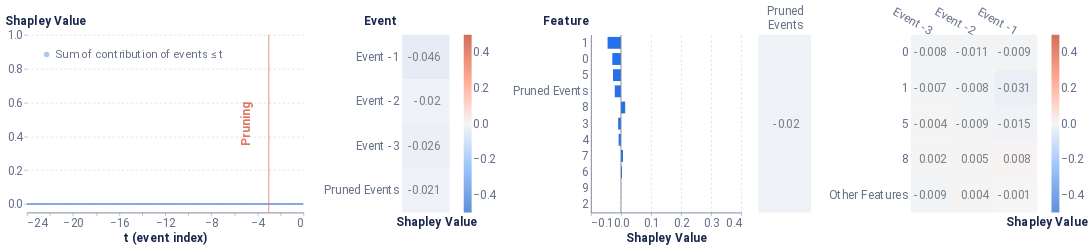

This figure's notebook cell:
### Code cell
# Let's run the local explainer for sample with lowest probability of being positive
index = 391
print(f"Sample {index}")
plot = local_report(
                f_hs, 
                np.expand_dims(TEST['X'][index, :, :], axis = 0), 
                pruning_dict, event_dict, feature_dict, cell_dict, average_sequence)
print(f"True Label = {TEST['y'][index]}, Model Probability = {grud_prediction[index][0]}, Average Sequence Probability = {f_hs(average_sequence.reshape(1, 24, 10))[0][0]}")
print(f"Difference between the model and the average sequence = {np.diff([f_hs(average_sequence.reshape(1, 24, 10))[0][0], grud_prediction[index][0]])[0]}")
plot

### Figure 1 — Vega-Lite specification as saved in the notebook (floating-point values rounded to 4 significant figures)
{"config": {"axis": {"domain": true, "domainColor": "#666F89", "grid": false, "gridCap": "round", "gridColor": "#B3B7C4", "gridDash": [2, 4], "gridWidth": 0.5, "labelColor": "#666F89", "labelFont": "Roboto, Arial, sans-serif", "labelPadding": 2, "tickColor": "#666F89", "tickOpacity": 0.5, "tickSize": 4, "titleColor": "#19274E", "titleFont": "Roboto, Arial, sans-serif", "titleFontSize": 12}, "axisBand": {"domain": true, "labelPadding": 4, "ticks": false}, "axisY": {"domain": false, "titleAlign": "left", "titleAngle": 0, "titleX": -20, "titleY": -10}, "legend": {"labelColor": "#666F89", "labelFont": "Roboto, Arial, sans-serif", "labelFontSize": 12, "symbolSize": 40, "titleColor": "#19274E", "titleFont": "Roboto, Arial, sans-serif", "titleFontSize": 12, "titlePadding": 4}, "arc": {"stroke": "#FFFFFF", "strokeWidth": 1}, "bar": {"fill": "#2770EB", "stroke": null}, "line": {"stroke": "#2770EB", "strokeWidth": 2}, "path": {"stroke": "#2770EB", "strokeWidth": 0.5}, "point": {"fill": "#2770EB", "shape": "circle", "filled": true}, "rect": {"fill": "#2770EB"}, "rule": {"stroke": "#666F89"}, "shape": {"stroke": "#2770EB"}, "text": {"color": "#19274E", "font": "Roboto, Arial, sans-serif", "fontSize": 12}, "range": {"category": ["#2770EB", "#77B98A", "#DA5252", "#FFC400", "#A87AEA", "#00A39E", "#19274E"], "diverging": ["#006360", "#2BB3AE", "#96D9D7", "#FFFFFF", "#EDAAAA", "#DA5252", "#811D1D"], "heatmap": ["#18448F", "#1B4EA5", "#2770EB", "#4C88EE", "#82ACF3", "#A6C4F7", "#E9F1FD"], "ramp": ["#18448F", "#1B4EA5", "#2770EB", "#4C88EE", "#82ACF3", "#A6C4F7", "#E9F1FD"]}, "background": "#FFFFFF", "group": {"fill": "#FFFFFF"}, "header": {"labelColor": "#19274E", "labelFont": "Roboto, Arial, sans-serif", "labelFontSize": 12, "titleColor": "#19274E", "titleFont": "Roboto, Arial, sans-serif", "titleFontSize": 16}, "title": {"anchor": "start", "color": "#19274E", "font": "Roboto, Arial, sans-serif", "fontSize": 20, "fontWeight": "bold", "offset": 20, "subtitleColor": "#19274E", "subtitleFontSize": 16}, "view": {"continuousHeight": 300, "continuousWidth": 400, "stroke": "transparent"}}, "hconcat": [{"layer": [{"mark": {"type": "area", "opacity": 0.5}, "encoding": {"color": {"field": "Coalition", "legend": {"fillColor": "white", "labelFontSize": 14, "labelLimit": 0, "orient": "top-left", "symbolSize": 50, "symbolStrokeWidth": 0, "title": null}, "scale": {"domain": ["Sum of contribution of events ≤ t"], "range": ["#618FE0"]}, "type": "nominal"}, "x": {"axis": {"labelFontSize": 15, "title": "t (event index)", "titleFontSize": 15}, "field": "t (event index)", "type": "quantitative"}, "y": {"axis": {"grid": true, "labelFontSize": 15, "titleFontSize": 15, "titleX": -28}, "field": "Shapley Value", "scale": {"domain": [-0.05, 1]}, "type": "quantitative"}}}, {"mark": "line", "encoding": {"color": {"field": "Coalition", "legend": {"fillColor": "white", "labelFontSize": 14, "labelLimit": 0, "orient": "top-left", "symbolSize": 50, "symbolStrokeWidth": 0, "title": null}, "scale": {"domain": ["Sum of contribution of events ≤ t"], "range": ["#618FE0"]}, "type": "nominal"}, "x": {"axis": {"labelFontSize": 15, "title": "t (event index)", "titleFontSize": 15}, "field": "t (event index)", "type": "quantitative"}, "y": {"axis": {"grid": true, "labelFontSize": 15, "titleFontSize": 15, "titleX": -28}, "field": "Shapley Value", "scale": {"domain": [-0.05, 1]}, "type": "quantitative"}}}, {"data": {"name": "data-c1d76f8e2a7238ada1f530b85ecb2589"}, "mark": {"type": "rule", "color": "#E17560"}, "encoding": {"x": {"field": "x", "type": "quantitative"}}}, {"data": {"name": "data-cb388d4ae21d13d59a4396602d0ff418"}, "mark": {"type": "text", "angle": 270, "color": "#E17560", "fontSize": 15, "fontWeight": "bold", "text": "Pruning"}, "encoding": {"x": {"field": "x", "type": "quantitative"}}}], "data": {"name": "data-fc75cabab8f7bd6c1eb2b4511d26567b"}, "height": 225, "width": 350}, {"layer": [{"mark": "rect", "encoding": {"color": {"field": "rounded", "legend": {"gradientLength": 225, "gradientThickness": 10, "labelFontSize": 15, "orient": "right"}, "scale": {"domain": [-0.5, 0.5], "range": ["#5f8fd6", "#99c3fb", "#f5f5f5", "#ffaa92", "#d16f5b"]}, "title": null, "type": "quantitative"}, "x": {"axis": {"title": "Shapley Value", "titleFontSize": 15}, "field": "column", "type": "ordinal"}, "y": {"axis": {"domain": false, "labelFontSize": 15, "title": "Event", "titleFontSize": 15, "titleX": -49}, "field": "Feature", "sort": ["Event -1", "Event -2", "Event -3", "Pruned Events"], "type": "ordinal"}}}, {"mark": {"type": "text", "align": "right", "baseline": "middle", "color": "#798184", "dx": 18, "fontSize": 15}, "encoding": {"text": {"field": "rounded_str", "type": "nominal"}, "x": {"axis": {"domain": false, "labels": false, "title": "Shapley Value", "titleX": 43}, "field": "column", "type": "ordinal"}, "y": {"axis": {"domain": false, "labelFontSize": 15, "title": "Event", "titleFontSize": 15, "titleX": -49}, "field": "Feature", "sort": ["Event -1", "Event -2", "Event -3", "Pruned Events"], "type": "ordinal"}}}], "data": {"name": "data-149f2afce746ab599d229201469638f2"}, "height": 225, "width": 60}, {"layer": [{"data": {"name": "data-ed70a512197b2c7f4c51d6287f4e0016"}, "mark": {"type": "bar", "size": 15, "thickness": 1}, "encoding": {"x": {"axis": {"grid": true, "labelFontSize": 15, "title": "Shapley Value", "titleFontSize": 15}, "field": "Shapley Value", "scale": {"domain": [-0.1, 0.4]}, "type": "quantitative"}, "y": {"axis": {"labelFontSize": 15, "title": "Feature", "titleFontSize": 15, "titleX": -61}, "field": "Feature", "sort": {"field": "sort_col", "order": "descending"}, "type": "nominal"}}}, {"data": {"name": "data-9c00aa9dc2b1c1a0b4bf9b34ead12925"}, "mark": {"type": "rule", "color": "#798184"}, "encoding": {"x": {"field": "x", "type": "quantitative"}}}], "height": 225, "width": 190}, {"hconcat": [{"layer": [{"mark": "rect", "encoding": {"color": {"field": "rounded", "legend": null, "scale": {"domain": [-0.5, 0.5], "range": ["#5f8fd6", "#99c3fb", "#f5f5f5", "#ffaa92", "#d16f5b"]}, "title": null, "type": "quantitative"}, "x": {"axis": {"titleFontSize": 15}, "field": "Event", "type": "nominal"}, "y": {"axis": {"domain": false, "labels": false, "title": null}, "field": "Feature", "type": "nominal"}}}, {"mark": {"type": "text", "align": "right", "baseline": "middle", "color": "#798184", "dx": 18, "fontSize": 15}, "encoding": {"text": {"field": "rounded_str", "type": "nominal"}, "x": {"axis": {"domain": false, "labelAngle": 0, "labelFontSize": 15, "labelOffset": 24, "labelPadding": 30, "orient": "top", "title": null}, "field": "Event", "type": "nominal"}, "y": {"axis": {"domain": false, "labels": false, "title": null}, "field": "Feature", "type": "nominal"}}}], "data": {"name": "data-02ebc4b1e6a545bc51d01bd759d6baa8"}, "height": 225, "width": 66.67}, {"layer": [{"mark": "rect", "encoding": {"color": {"field": "rounded", "legend": {"gradientLength": 225, "gradientThickness": 10, "labelFontSize": 15, "orient": "right"}, "scale": {"domain": [-0.5, 0.5], "range": ["#5f8fd6", "#99c3fb", "#f5f5f5", "#ffaa92", "#d16f5b"]}, "title": null, "type": "quantitative"}, "x": {"axis": {"titleFontSize": 15}, "field": "Event", "sort": ["Event -3", "Event -2", "Event -1"], "type": "nominal"}, "y": {"axis": {"domain": false, "labelFontSize": 15, "title": null}, "field": "Feature", "sort": ["0", "1", "5", "8"], "type": "nominal"}}}, {"mark": {"type": "text", "align": "right", "baseline": "middle", "color": "#798184", "dx": 18, "fontSize": 15}, "encoding": {"text": {"field": "rounded_str", "type": "nominal"}, "x": {"axis": {"domain": false, "labelAngle": 30, "labelFontSize": 15, "orient": "top", "title": "Shapley Value", "titleX": 172, "titleY": 245}, "field": "Event", "sort": ["Event -3", "Event -2", "Event -1"], "type": "nominal"}, "y": {"axis": {"domain": false, "labelFontSize": 15, "title": null}, "field": "Feature", "sort": ["0", "1", "5", "8"], "type": "nominal"}}}], "data": {"name": "data-c360db3ab0abba1dbea0794c2d8bbd1c"}, "height": 225, "width": 160}], "resolve": {"scale": {"color": "independent"}}}], "resolve": {"scale": {"color": "independent"}}, "$schema": "https://vega.github.io/schema/vega-lite/v4.17.0.json", "datasets": {"data-fc75cabab8f7bd6c1eb2b4511d26567b": [{"Coalition": "Sum of contribution of events > t", "t (event index)": 0, "Shapley Value": -0.1119}, {"Coalition": "Sum of contribution of events ≤ t", "t (event index)": 0, "Shapley Value": 0.0}, {"Coalition": "Sum of contribution of events > t", "t (event index)": -1, "Shapley Value": -0.0669}, {"Coalition": "Sum of contribution of events ≤ t", "t (event index)": -1, "Shapley Value": 0.0}, {"Coalition": "Sum of contribution of events > t", "t (event index)": -2, "Shapley Value": -0.04668}, {"Coalition": "Sum of contribution of events ≤ t", "t (event index)": -2, "Shapley Value": 0.0}, {"Coalition": "Sum of contribution of events > t", "t (event index)": -3, "Shapley Value": -0.02165}, {"Coalition": "Sum of contribution of events ≤ t", "t (event index)": -3, "Shapley Value": 0.0}, {"Coalition": "Sum of contribution of events > t", "t (event index)": -4, "Shapley Value": -0.01031}, {"Coalition": "Sum of contribution of events ≤ t", "t (event index)": -4, "Shapley Value": 0.0}, {"Coalition": "Sum of contribution of events > t", "t (event index)": -5, "Shapley Value": -0.00782}, {"Coalition": "Sum of contribution of events ≤ t", "t (event index)": -5, "Shapley Value": 0.0}, {"Coalition": "Sum of contribution of events > t", "t (event index)": -6, "Shapley Value": -0.004827}, {"Coalition": "Sum of contribution of events ≤ t", "t (event index)": -6, "Shapley Value": 0.0}, {"Coalition": "Sum of contribution of events > t", "t (event index)": -7, "Shapley Value": -0.003493}, {"Coalition": "Sum of contribution of events ≤ t", "t (event index)": -7, "Shapley Value": 0.0}, {"Coalition": "Sum of contribution of events > t", "t (event index)": -8, "Shapley Value": -0.00272}, {"Coalition": "Sum of contribution of events ≤ t", "t (event index)": -8, "Shapley Value": 0.0}, {"Coalition": "Sum of contribution of events > t", "t (event index)": -9, "Shapley Value": -0.002291}, {"Coalition": "Sum of contribution of events ≤ t", "t (event index)": -9, "Shapley Value": 0.0}, {"Coalition": "Sum of contribution of events > t", "t (event index)": -10, "Shapley Value": -0.002193}, {"Coalition": "Sum of contribution of events ≤ t", "t (event index)": -10, "Shapley Value": 0.0}, {"Coalition": "Sum of contribution of events > t", "t (event index)": -11, "Shapley Value": -0.001792}, {"Coalition": "Sum of contribution of events ≤ t", "t (event index)": -11, "Shapley Value": 0.0}, {"Coalition": "Sum of contribution of events > t", "t (event index)": -12, "Shapley Value": -0.001435}, {"Coalition": "Sum of contribution of events ≤ t", "t (event index)": -12, "Shapley Value": 0.0}, {"Coalition": "Sum of contribution of events > t", "t (event index)": -13, "Shapley Value": -0.001125}, {"Coalition": "Sum of contribution of events ≤ t", "t (event index)": -13, "Shapley Value": 0.0}, {"Coalition": "Sum of contribution of events > t", "t (event index)": -14, "Shapley Value": -0.0009265}, {"Coalition": "Sum of contribution of events ≤ t", "t (event index)": -14, "Shapley Value": 0.0}, {"Coalition": "Sum of contribution of events > t", "t (event index)": -15, "Shapley Value": -0.0007865}, {"Coalition": "Sum of contribution of events ≤ t", "t (event index)": -15, "Shapley Value": 0.0}, {"Coalition": "Sum of contribution of events > t", "t (event index)": -16, "Shapley Value": -0.0006706}, {"Coalition": "Sum of contribution of events ≤ t", "t (event index)": -16, "Shapley Value": 0.0}, {"Coalition": "Sum of contribution of events > t", "t (event index)": -17, "Shapley Value": -0.0006201}, {"Coalition": "Sum of contribution of events ≤ t", "t (event index)": -17, "Shapley Value": 0.0}, {"Coalition": "Sum of contribution of events > t", "t (event index)": -18, "Shapley Value": -0.0006113}, {"Coalition": "Sum of contribution of events ≤ t", "t (event index)": -18, "Shapley Value": 0.0}, {"Coalition": "Sum of contribution of events > t", "t (event index)": -19, "Shapley Value": -0.0005856}, {"Coalition": "Sum of contribution of events ≤ t", "t (event index)": -19, "Shapley Value": 0.0}, {"Coalition": "Sum of contribution of events > t", "t (event index)": -20, "Shapley Value": -0.000562}, {"Coalition": "Sum of contribution of events ≤ t", "t (event index)": -20, "Shapley Value": 0.0}, {"Coalition": "Sum of contribution of events > t", "t (event index)": -21, "Shapley Value": -0.0005598}, {"Coalition": "Sum of contribution of events ≤ t", "t (event index)": -21, "Shapley Value": 0.0}, {"Coalition": "Sum of contribution of events > t", "t (event index)": -22, "Shapley Value": -0.0005612}, {"Coalition": "Sum of contribution of events ≤ t", "t (event index)": -22, "Shapley Value": 0.0}, {"Coalition": "Sum of contribution of events > t", "t (event index)": -23, "Shapley Value": -0.0005626}, {"Coalition": "Sum of contribution of events ≤ t", "t (event index)": -23, "Shapley Value": 0.0}, {"Coalition": "Sum of contribution of events > t", "t (event index)": -24, "Shapley Value": -0.0005689}, {"Coalition": "Sum of contribution of events ≤ t", "t (event index)": -24, "Shapley Value": 0.0}], "data-c1d76f8e2a7238ada1f530b85ecb2589": [{"x": -3}], "data-cb388d4ae21d13d59a4396602d0ff418": [{"x": -5}], "data-149f2afce746ab599d229201469638f2": [{"Shapley Value": -0.04563, "Feature": "Event -1", "row": 1, "column": 1, "rounded": -0.046, "rounded_str": "-0.046"}, {"Shapley Value": -0.02008, "Feature": "Event -2", "row": 2, "column": 1, "rounded": -0.02, "rounded_str": "-0.02"}, {"Shapley Value": -0.02558, "Feature": "Event -3", "row": 3, "column": 1, "rounded": -0.026, "rounded_str": "-0.026"}, {"Shapley Value": -0.0212, "Feature": "Pruned Events", "row": 4, "column": 1, "rounded": -0.021, "rounded_str": "-0.021"}], "data-ed70a512197b2c7f4c51d6287f4e0016": [{"Random seed": 42, "NSamples": 400, "Feature": "0", "Shapley Value": -0.02882, "sort_col": 0.02882}, {"Random seed": 42, "NSamples": 400, "Feature": "1", "Shapley Value": -0.04449, "sort_col": 0.04449}, {"Random seed": 42, "NSamples": 400, "Feature": "2", "Shapley Value": 0.0, "sort_col": 0.0}, {"Random seed": 42, "NSamples": 400, "Feature": "3", "Shapley Value": -0.009242, "sort_col": 0.009242}, {"Random seed": 42, "NSamples": 400, "Feature": "4", "Shapley Value": -0.007674, "sort_col": 0.007674}, {"Random seed": 42, "NSamples": 400, "Feature": "5", "Shapley Value": -0.02645, "sort_col": 0.02645}, {"Random seed": 42, "NSamples": 400, "Feature": "6", "Shapley Value": 0.003552, "sort_col": 0.003552}, {"Random seed": 42, "NSamples": 400, "Feature": "7", "Shapley Value": 0.006815, "sort_col": 0.006815}, {"Random seed": 42, "NSamples": 400, "Feature": "8", "Shapley Value": 0.01408, "sort_col": 0.01408}, {"Random seed": 42, "NSamples": 400, "Feature": "9", "Shapley Value": 0.000368, "sort_col": 0.000368}, {"Random seed": 42, "NSamples": 400, "Feature": "Pruned Events", "Shapley Value": -0.02062, "sort_col": 0.02062}], "data-9c00aa9dc2b1c1a0b4bf9b34ead12925": [{"x": 0}], "data-02ebc4b1e6a545bc51d01bd759d6baa8": [{"Event": ["Pruned", "Events"], "Feature": "Other features", "rounded": -0.02, "rounded_str": "-0.02"}], "data-c360db3ab0abba1dbea0794c2d8bbd1c": [{"Event": "Event -1", "Feature": "8", "Shapley Value": 0.007872, "rounded": 0.008, "rounded_str": "0.008"}, {"Event": "Event -2", "Feature": "8", "Shapley Value": 0.00458, "rounded": 0.005, "rounded_str": "0.005"}, {"Event": "Event -2", "Feature": "Other Features", "Shapley Value": 0.004334, "rounded": 0.004, "rounded_str": "0.004"}, {"Event": "Event -3", "Feature": "8", "Shapley Value": 0.00221, "rounded": 0.002, "rounded_str": "0.002"}, {"Event": "Event -1", "Feature": "Other Features", "Shapley Value": -0.0009763, "rounded": -0.001, "rounded_str": "-0.001"}, {"Event": "Event -3", "Feature": "5", "Shapley Value": -0.004111, "rounded": -0.004, "rounded_str": "-0.004"}, {"Event": "Event -3", "Feature": "1", "Shapley Value": -0.006857, "rounded": -0.007, "rounded_str": "-0.007"}, {"Event": "Event -3", "Feature": "0", "Shapley Value": -0.007862, "rounded": -0.008, "rounded_str": "-0.008"}, {"Event": "Event -2", "Feature": "1", "Shapley Value": -0.0081, "rounded": -0.008, "rounded_str": "-0.008"}, {"Event": "Event -3", "Feature": "Other Features", "Shapley Value": -0.009038, "rounded": -0.009, "rounded_str": "-0.009"}, {"Event": "Event -1", "Feature": "0", "Shapley Value": -0.009133, "rounded": -0.009, "rounded_str": "-0.009"}, {"Event": "Event -2", "Feature": "5", "Shapley Value": -0.009393, "rounded": -0.009, "rounded_str": "-0.009"}, {"Event": "Event -2", "Feature": "0", "Shapley Value": -0.01113, "rounded": -0.011, "rounded_str": "-0.011"}, {"Event": "Event -1", "Feature": "5", "Shapley Value": -0.01457, "rounded": -0.015, "rounded_str": "-0.015"}, {"Event": "Event -1", "Feature": "1", "Shapley Value": -0.03055, "rounded": -0.031, "rounded_str": "-0.031"}]}}
